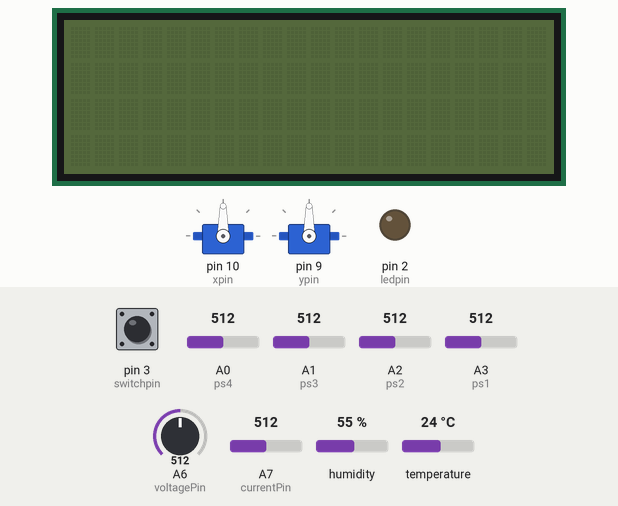
Recording of a sketch running on a simulated Arduino Nano, built with avr-gcc and run on an emulated ATmega328P. Parts: 2 × servo, 20×4 character LCD, output pins drawn as LEDs (lit = HIGH). Inputs (shaded band) come from the test bench; at power-on: pin 3 (switchpin) HIGH, A0 (ps4) = 512, A2 (ps2) = 512, A1 (ps3) = 512, A3 (ps1) = 512, A6 (voltagePin) = 512, A7 (currentPin) = 512, humidity 55 %, temperature 24 °C. What the sketch prints to the serial monitor is not drawn.

Above: at 1.2 s.
1.3 s: pin 3 (switchpin) pulled LOW for 0.15 s
At 6.6 s:
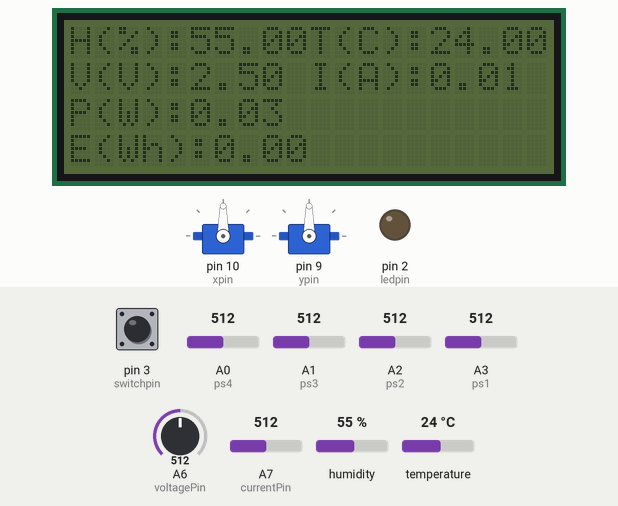
7.0 s: A0 (ps4) set to 546
13.1 s: A0 (ps4) set to 560
At 14.9 s:
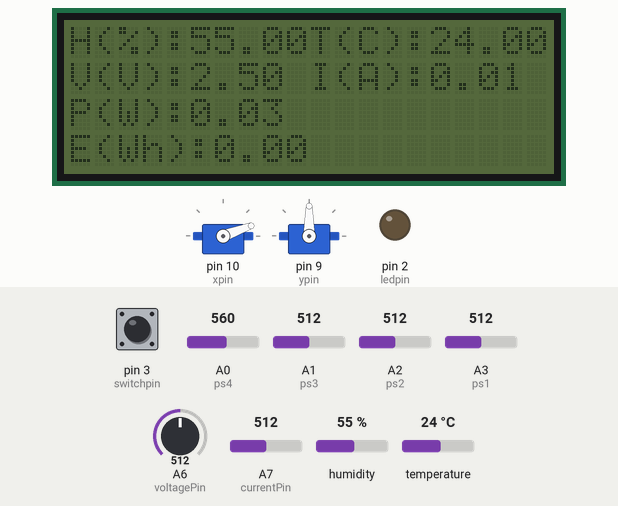
15.0 s: A2 (ps2) set to 586
21.1 s: A2 (ps2) set to 613
At 24.6 s:
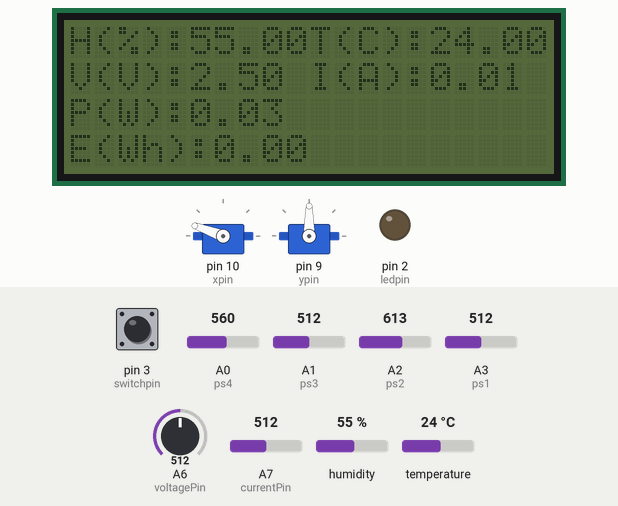
24.7 s: A1 (ps3) set to 542
26.2 s: A1 (ps3) set to 567
At 28.8 s:
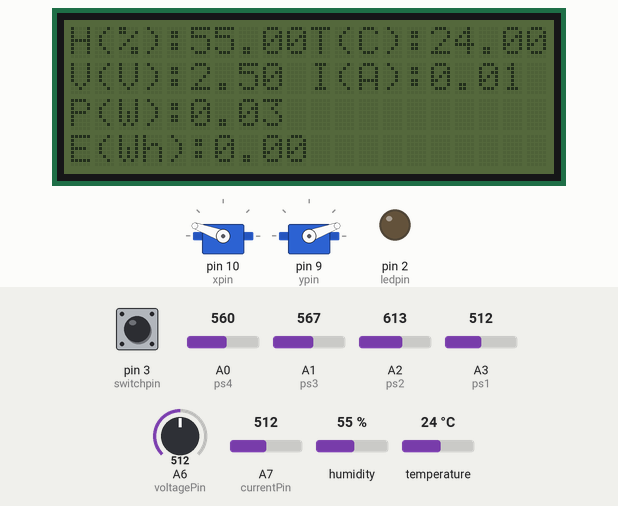
Timing chart, 0 to 29.1 s (numbered marks = the images above; inputs shaded):
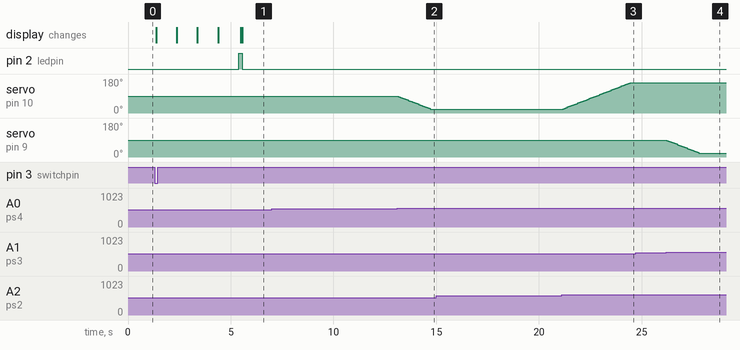

The sketch:

solar_tracker_main.ino
```cpp
//Abs value setup (Completed)
#include <math.h>


//LCD setup (Completed)
#include <LiquidCrystal_I2C.h>
LiquidCrystal_I2C lcd(0x27, 20, 4);
int j;
String text0="Successful!";
String text1="Data loading";
String text2="H(%):";
String text3="T(C):";
String text5="V(V):";
String text6="I(A):";
String text7="P(W):";
String text8="E(Wh):";


//Servo setup (Completed)
#include <Servo.h>
Servo Yservo;
Servo Xservo;
int xpin=10;
int ypin=9;
int anglex=90;
int angley=90;


//DHT-11 setup (Completed)
#include "DHT.h"
#define Type DHT11
int sensePin=8;
DHT HT(sensePin,Type);
float humidity;
float tempC;


//NWSE photoresistor setups (Completed)
int ps1=A3;//N
int ps2=A2;//W
int ps3=A1;//S
int ps4=A0;//E
int northval;
int westval;
int southval;
int eastval;
int threshold=40;


//Voltage/Current setup, A6 reads the raw value from the panel (Completed)
int switchpin=3;
int lastSwitchState=HIGH;
int currentSwitchState=HIGH;


//Voltage/Current setup
int voltagePin=A6;
int currentPin=A7;
int rawV;
int rawI;


//Voltage/Current setup, A6 reads the raw value from the panel (Completed)
const float VOLTAGE_DIVIDER_RATIO=1.0;
const float ACS712_SENSITIVITY=0.185;
const float ACS712_ZERO_CURRENT_VOLTAGE=2.5;
float panelVoltage;
float panelCurrent;
float panelPower;


//Energy accumulation setup
unsigned long lastMillis = 0;
float wattHours = 0.0;


//LED indicator setup (Completed)
int ledpin=2;


//Function declaration (Completed)
void setup() {
 Serial.begin(9600);
 Xservo.attach(xpin);
 Yservo.attach(ypin);
 HT.begin();
 lcd.init();
 lcd.backlight();
 pinMode(switchpin, INPUT_PULLUP);
 digitalWrite(switchpin, HIGH);
 pinMode(ledpin,OUTPUT);
 lastMillis = millis();
}


//Function definition/operation
void loop() {
 readPhotoresistors();
 readPowerSensors();
 printDebugData();
 updateEnergyAccumulation();
 readEnvironment();
 handleToggleSwitch();
 updateDisplay();
 updateTrackingAngles();
 moveServos();

 //Error prohibition delay
 delay(50);
}


//Photoresistor function definition
void readPhotoresistors() {
 northval=analogRead(ps1);
 westval=analogRead(ps2);
 southval=analogRead(ps3);
 eastval=analogRead(ps4);
}


//Voltage&Current function definition
void readPowerSensors() {
 long rawVsum = 0;
 long rawIsum = 0;

  for (int k=0; k<10; k++) {
   rawVsum += analogRead(voltagePin);
   rawIsum += analogRead(currentPin);
 }
 rawV = rawVsum / 10;
 rawI = rawIsum / 10;
 panelVoltage=(rawV / 1023.0) * 5.0 * VOLTAGE_DIVIDER_RATIO;


 float senseVoltage=(rawI / 1023.0) * 5.0;
 panelCurrent=abs((senseVoltage - ACS712_ZERO_CURRENT_VOLTAGE) / ACS712_SENSITIVITY);
 panelPower=panelVoltage * panelCurrent;
}


//Serial monitor output function definition
void printDebugData() {
 Serial.print("rawV: ");
 Serial.print(rawV);
 Serial.print("  rawI: ");
 Serial.print(rawI);
 Serial.print("  |  V: ");
 Serial.print(panelVoltage, 3);
 Serial.print("  I: ");
 Serial.print(panelCurrent, 3);
 Serial.print("  P: ");
 Serial.println(panelPower, 3);
}


//Energy accumulation function definition
void updateEnergyAccumulation() {
 unsigned long now = millis();
 float hoursElapsed = (now - lastMillis) / 3600000.0;
 wattHours += panelPower * hoursElapsed;
 lastMillis = now;
 Serial.print("E(Wh): ");
 Serial.println(wattHours, 2);
}


//DHT-11 function definition
void readEnvironment() {
 humidity=HT.readHumidity();
 tempC=HT.readTemperature();
}


//Toggle switch function definition
void handleToggleSwitch() {
 currentSwitchState=digitalRead(switchpin);


 if (currentSwitchState == LOW && lastSwitchState == HIGH) {
   lcd.clear();
   lcd.setCursor(0,0);
   lcd.print(text1);//"Data loading…"
   lcd.setCursor(16,0);
   for (j=3; j>=1; --j) {
     lcd.print(j);
     delay(1000);
     lcd.clear();
   }
   lcd.setCursor(0,0);
   lcd.print(text0);//"Successful!"
   delay(1000);
   lcd.clear();
 }
 //assign lastSwitchState a value of currentSwitchState to operate toggle
 lastSwitchState = currentSwitchState;
}


//Lcd display function definition
void updateDisplay() {
 if (currentSwitchState == LOW) {
   lcd.backlight();
   digitalWrite(ledpin,HIGH);


   // Row 0: Humidity + Temp(C)
   lcd.setCursor(0,0);
   lcd.print(text2);//"H(%):"
   lcd.setCursor(5,0);
   lcd.print(humidity,2);
   lcd.print("  ");


   lcd.setCursor(10,0);
   lcd.print(text3);//"T(C):"
   lcd.setCursor(15,0);
   lcd.print(tempC,2);
   lcd.print("  ");


   // Row 1: Voltage + Current
   lcd.setCursor(0,1);
   lcd.print(text5);//"V(V):"
   lcd.setCursor(5,1);
   lcd.print(panelVoltage,2);
   lcd.print("   ");


   lcd.setCursor(10,1);
   lcd.print(text6);//"I(A):"
   lcd.setCursor(15,1);
   lcd.print(panelCurrent,2);
   lcd.print("  ");


   // Row 2: Power
   lcd.setCursor(0,2);
   lcd.print(text7);//"P(W):"
   lcd.setCursor(5,2);
   lcd.print(panelPower,2);
   lcd.print("      ");


   // Row 3: Energy
   lcd.setCursor(0,3);
   lcd.print(text8);//"E(Wh):"
   lcd.setCursor(6,3);
   lcd.print(wattHours,2);
   lcd.print("      ");
 }


 else {
   lcd.noBacklight();
   digitalWrite(ledpin,LOW);
  }
}


//ServoX&ServoY condition function definition
void updateTrackingAngles() {
 int maxVal = max(max(northval, southval), max(eastval, westval));
 int minVal = min(min(northval, southval), min(eastval, westval));


 if (maxVal - minVal < threshold) {
   anglex = 90;
   angley = 90;
 }


 else {
   if (westval - eastval > threshold) {
     anglex = anglex + 3;
   }

   else if (eastval - westval > threshold) {
     anglex = anglex - 3;
   }


   if (northval - southval > threshold) {
     angley = angley + 3;
   }

   else if (southval - northval > threshold) {
     angley = angley - 3;
   }
 }
}


//ServoX&ServoY operating function definition
void moveServos() {
 anglex=constrain(anglex, 20, 160);
 angley=constrain(angley, 20, 160);
 Xservo.write(anglex);
 Yservo.write(angley);
}
```

Measured:
- the behaviour switches between 552 and 553 on A0 (ps4) (found by bisection; images 1 and 2)
- the behaviour switches between 600 and 601 on A2 (ps2) (found by bisection; images 2 and 3)
- the behaviour switches between 552 and 553 on A1 (ps3) (found by bisection; images 3 and 4)
- after the input at 1.3 s, pin 2 (ledpin): LOW → HIGH after 4.1 s, → LOW 0.16 s later; the display: first changes after 0.07 s (image 1 shows a later state)
- after the input at 7.0 s, every drawn part: stays the same
- after the input at 13.1 s, servo on pin 10 (xpin): moves from 90° to 20° over 1.6 s, starting at once
- after the input at 15.0 s, every drawn part: stays the same
- after the input at 21.1 s, servo on pin 10 (xpin): moves from 20° to 160° over 3.3 s, starting after 0.07 s
- after the input at 24.7 s, every drawn part: stays the same
- after the input at 26.2 s, servo on pin 9 (ypin): moves from 90° to 20° over 1.6 s, starting at once
